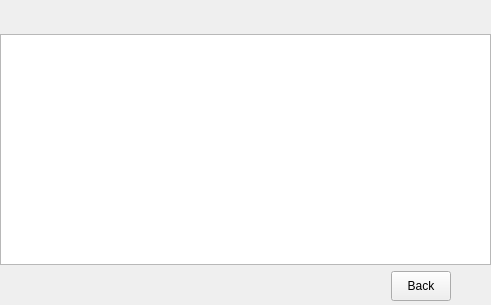
<?xml version="1.0" encoding="UTF-8"?>
<ui version="4.0">
 <class>FormSmsRead</class>
 <widget class="QWidget" name="FormSmsRead">
  <property name="geometry">
   <rect>
    <x>0</x>
    <y>0</y>
    <width>491</width>
    <height>305</height>
   </rect>
  </property>
  <property name="windowTitle">
   <string>Form</string>
  </property>
  <property name="styleSheet">
   <string notr="true">QWidget#FormSmsRead{ 
border-image:url(Skin/centrebgright.png);
}</string>
  </property>
  <widget class="QWidget" name="verticalLayoutWidget">
   <property name="geometry">
    <rect>
     <x>0</x>
     <y>0</y>
     <width>491</width>
     <height>301</height>
    </rect>
   </property>
   <layout class="QVBoxLayout" name="verticalLayout">
    <item>
     <widget class="QLabel" name="labelContentTime">
      <property name="minimumSize">
       <size>
        <width>0</width>
        <height>28</height>
       </size>
      </property>
      <property name="maximumSize">
       <size>
        <width>16777215</width>
        <height>25</height>
       </size>
      </property>
      <property name="styleSheet">
       <string notr="true"/>
      </property>
      <property name="text">
       <string/>
      </property>
     </widget>
    </item>
    <item>
     <widget class="QTextBrowser" name="textBrowserContent">
      <property name="styleSheet">
       <string notr="true"/>
      </property>
     </widget>
    </item>
    <item>
     <layout class="QHBoxLayout" name="horizontalLayout" stretch="8,0,0">
      <item>
       <spacer name="horizontalSpacer">
        <property name="orientation">
         <enum>Qt::Horizontal</enum>
        </property>
        <property name="sizeHint" stdset="0">
         <size>
          <width>40</width>
          <height>20</height>
         </size>
        </property>
       </spacer>
      </item>
      <item>
       <widget class="QPushButton" name="pushButtonCancel">
        <property name="minimumSize">
         <size>
          <width>60</width>
          <height>30</height>
         </size>
        </property>
        <property name="maximumSize">
         <size>
          <width>60</width>
          <height>30</height>
         </size>
        </property>
        <property name="focusPolicy">
         <enum>Qt::NoFocus</enum>
        </property>
        <property name="styleSheet">
         <string notr="true">QPushButton#pushButtonCancel{ 
border-image:url(Skin/button1.png);
}
QPushButton:pressed#pushButtonCancel{ 
border-image:url(Skin/button3.png);
}
QPushButton:hover#pushButtonCancel{
	color:white;
}</string>
        </property>
        <property name="text">
         <string>Back</string>
        </property>
       </widget>
      </item>
      <item>
       <spacer name="horizontalSpacer_2">
        <property name="orientation">
         <enum>Qt::Horizontal</enum>
        </property>
        <property name="sizeHint" stdset="0">
         <size>
          <width>40</width>
          <height>20</height>
         </size>
        </property>
       </spacer>
      </item>
     </layout>
    </item>
   </layout>
  </widget>
 </widget>
 <resources/>
 <connections/>
</ui>
